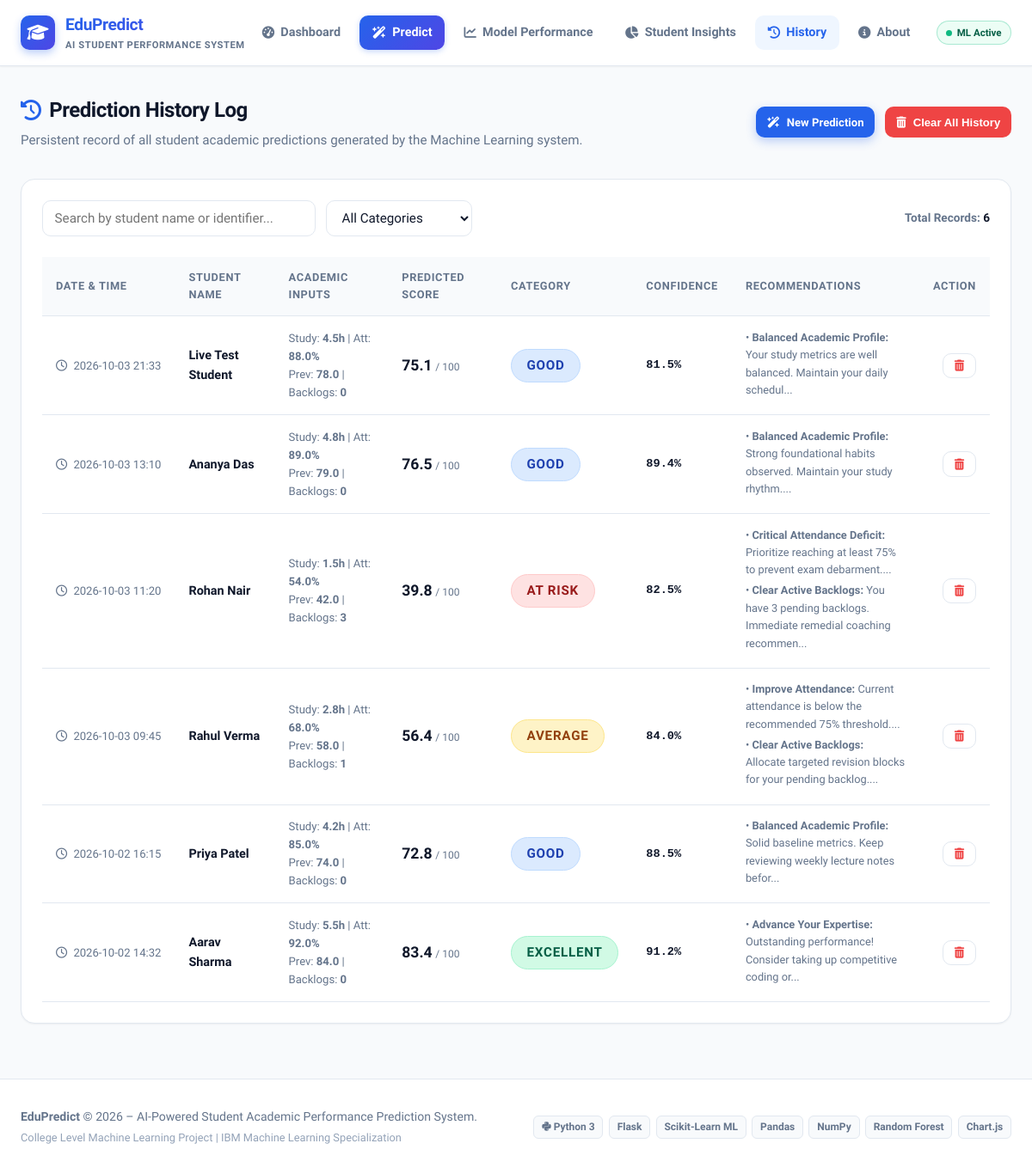
Before: /history with the older database file.
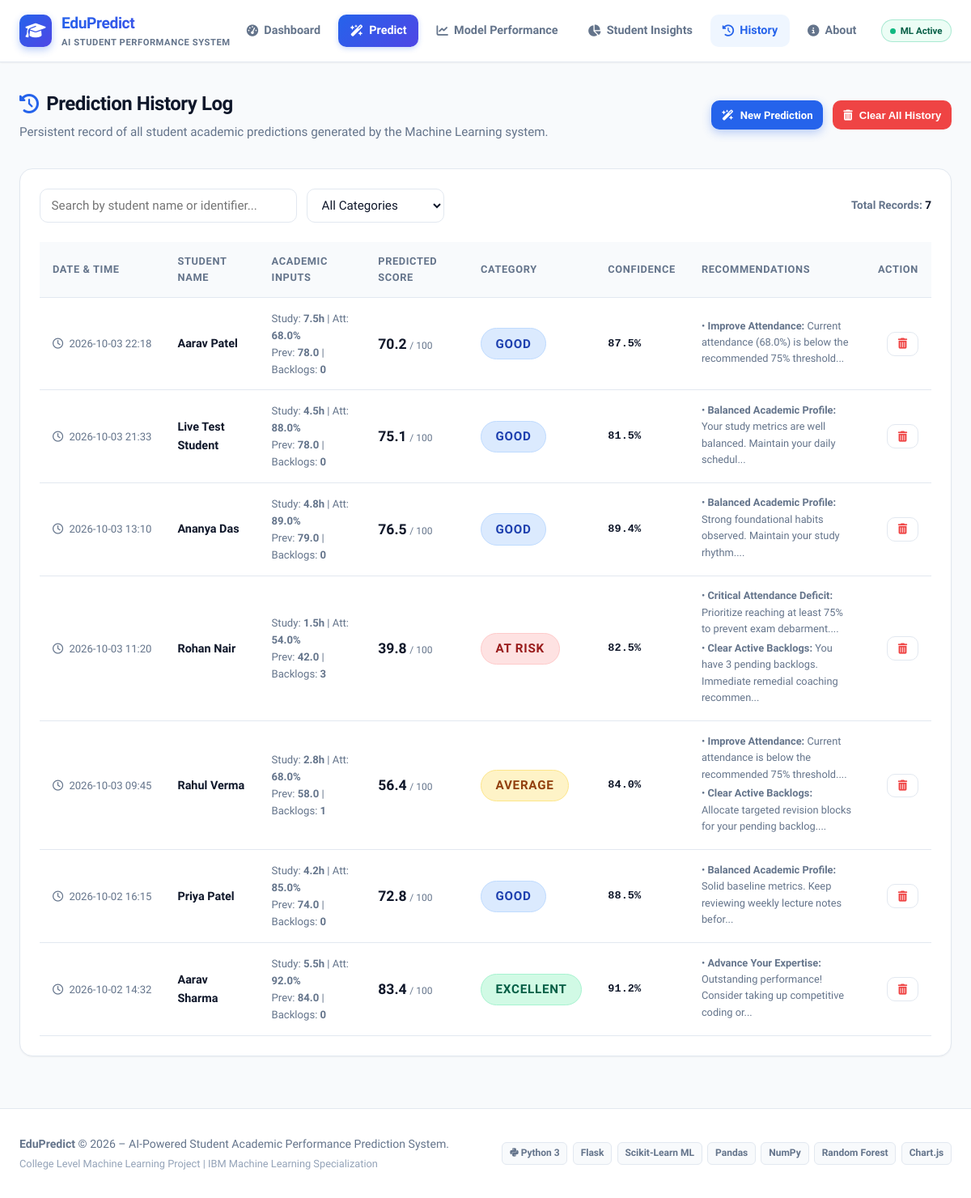
After: the same page with the newer database file.
### tables this page shows
CREATE TABLE predictions (
            id INTEGER PRIMARY KEY AUTOINCREMENT,
            student_name TEXT NOT NULL,
            created_at TEXT NOT NULL,
            study_hours REAL NOT NULL,
            attendance REAL NOT NULL,
            previous_score REAL NOT NULL,
            assignment_completion REAL NOT NULL,
            sleep_hours REAL NOT NULL,
            class_participation REAL NOT NULL,
            backlogs INTEGER NOT NULL,
            internet_availability TEXT NOT NULL,
            device_availability TEXT NOT NULL,
            extracurricular_activity TEXT NOT NULL,
            parental_support TEXT NOT NULL,
            predicted_score REAL NOT NULL,
            category TEXT NOT NULL,
            confidence REAL NOT NULL,
            recommendations_json TEXT NOT NULL
        );

### app.py (the view)
@app.route('/history')
def history_page():
    predictions = database.get_all_predictions(limit=200)
    return render_template('history.html', predictions=predictions)

### database.py (called while the page is built, shortened)
def get_db_path():
    return os.path.join(os.path.dirname(__file__), 'data', 'edupredict.db')

def get_db_connection():
    db_path = get_db_path()
    os.makedirs(os.path.dirname(db_path), exist_ok=True)
    conn = sqlite3.connect(db_path)
    conn.row_factory = sqlite3.Row
    return conn

def get_all_predictions(limit=100):
    conn = get_db_connection()
    cursor = conn.cursor()
    cursor.execute('SELECT * FROM predictions ORDER BY id DESC LIMIT ?', (limit,))
    rows = cursor.fetchall()
    results = []
    for r in rows:
        item = dict(r)
        try:
            item['recommendations'] = json.loads(item['recommendations_json'])
        except Exception:
            item['recommendations'] = []
        results.append(item)
    conn.close()
    return results

### templates/history.html (shortened to what this page needs)
{% extends "base.html" %}
{% block content %}
<div class="section-header" style="margin-bottom: 2rem;">
    <div>
        <h1 class="section-title"><i class="fa-solid fa-clock-rotate-left" style="color: var(--primary);"></i> Prediction History Log</h1>
        <p class="section-desc">Persistent record of all student academic predictions generated by the Machine Learning system.</p>
    </div>
    <div style="display: flex; gap: 0.75rem;">
        <a href="{{ url_for('predict_page') }}" class="btn btn-primary btn-sm">
            <i class="fa-solid fa-wand-magic-sparkles"></i> New Prediction
        </a>
        {% if predictions %}
        <button type="button" id="btnClearAllHistory" class="btn btn-danger btn-sm">
            <i class="fa-solid fa-trash-can"></i> Clear All History
        </button>
        {% endif %}
    </div>
</div>
<div class="card">
    <div style="display: flex; justify-content: space-between; align-items: center; margin-bottom: 1.5rem; flex-wrap: wrap; gap: 1rem;">
        <div style="display: flex; gap: 0.75rem; flex: 1; max-width: 500px;">
            <input type="text" id="historySearchInput" class="form-control" placeholder="Search by student name or identifier...">
            <select id="historyCategorySelect" class="form-control" style="max-width: 170px;">
                <option value="">All Categories</option>
            </select>
        </div>
        <div style="font-size: 0.85rem; color: var(--text-muted); font-weight: 600;">
            Total Records: <strong style="color: var(--text-main);">{{ predictions|length }}</strong>
        </div>
    </div>
    {% if predictions %}
    <div class="table-responsive">
        <table class="table" id="historyTable">
            <thead>
                <tr>
                    <th>Date & Time</th>
                    <th>Student Name</th>
                    <th>Academic Inputs</th>
                    <th>Predicted Score</th>
                    <th>Category</th>
                    <th>Confidence</th>
                    <th>Recommendations</th>
                    <th style="text-align: right;">Action</th>
                </tr>
            </thead>
            <tbody>
                {% for pred in predictions %}
                <tr id="pred-row-{{ pred.id }}" class="history-table-row" data-name="{{ pred.student_name }}" data-category="{{ pred.category }}">
                    <td style="color: var(--text-muted); font-size: 0.82rem; white-space: nowrap;">
                        <i class="fa-regular fa-clock" style="margin-right: 0.25rem;"></i> {{ pred.created_at }}
                    </td>
                    <td>
                        <strong>{{ pred.student_name }}</strong>
                    </td>
                    <td style="font-size: 0.82rem; color: var(--text-muted);">
                        Study: <strong>{{ pred.study_hours }}h</strong> | Att: <strong>{{ pred.attendance }}%</strong><br>
                        Prev: <strong>{{ pred.previous_score }}</strong> | Backlogs: <strong>{{ pred.backlogs }}</strong>
                    </td>
                    <td>
                        <strong style="font-size: 1.1rem; color: var(--text-main);">{{ pred.predicted_score }}</strong> <span style="font-size: 0.75rem; color: var(--text-muted);">/ 100</span>
                    </td>
                    <td>
                        {% if pred.category == 'Excellent' %}
                            <span class="badge badge-success">{{ pred.category }}</span>
                        {% elif pred.category == 'Good' %}
                            <span class="badge badge-primary">{{ pred.category }}</span>
                        {% elif pred.category == 'Average' %}
                            <span class="badge badge-warning">{{ pred.category }}</span>
                        {% else %}
                            <span class="badge badge-danger">{{ pred.category }}</span>
                        {% endif %}
                    </td>
                    <td style="font-weight: 700; font-size: 0.85rem; font-family: monospace;">
                        {{ pred.confidence }}%
                    </td>
                    <td style="max-width: 280px; font-size: 0.8rem; color: var(--text-muted);">
                        {% if pred.recommendations %}
                            {% for rec in pred.recommendations[:2] %}
                                <div style="margin-bottom: 0.2rem;">
                                    &bull; <strong>{{ rec.title }}:</strong> {{ rec.message[:65] }}...
                                </div>
                            {% endfor %}
                        {% else %}
                            <span style="color: var(--text-light);">No issues flagged</span>
                        {% endif %}
                    </td>
                    <td style="text-align: right;">
                        <button type="button" class="btn btn-secondary btn-sm btn-delete-pred" data-id="{{ pred.id }}" title="Delete this prediction record">
                            <i class="fa-solid fa-trash-can" style="color: var(--danger);"></i>
                        </button>
                    </td>
                </tr>
                {% endfor %}
            </tbody>
        </table>
    </div>
    {% endif %}
</div>
{% endblock %}

### templates/base.html (shortened to what this page needs)
<!DOCTYPE html>
<html lang="en">
<head>
    <link rel="stylesheet" href="https://cdnjs.cloudflare.com/ajax/libs/font-awesome/6.5.1/css/all.min.css">
    <link rel="stylesheet" href="{{ url_for('static', filename='css/style.css') }}">
</head>
<body>
    <header class="navbar">
        <div class="nav-container">
            <a href="{{ url_for('index') }}" class="nav-brand">
                <div class="nav-logo-icon">
                    <i class="fa-solid fa-graduation-cap"></i>
                </div>
                <div class="nav-brand-text">
                    <span class="nav-title">EduPredict</span>
                    <span class="nav-tagline">AI Student Performance System</span>
                </div>
            </a>
            <ul class="nav-links">
                <li>
                    <a href="{{ url_for('index') }}" class="nav-link {% if request.path == '/' %}active{% endif %}">
                        <i class="fa-solid fa-gauge-high"></i> Dashboard
                    </a>
                </li>
                <li>
                    <a href="{{ url_for('predict_page') }}" class="nav-link nav-cta-btn {% if request.path == '/predict' %}active{% endif %}">
                        <i class="fa-solid fa-wand-magic-sparkles"></i> Predict
                    </a>
                </li>
                <li>
                    <a href="{{ url_for('model_performance') }}" class="nav-link {% if request.path == '/model-performance' %}active{% endif %}">
                        <i class="fa-solid fa-chart-line"></i> Model Performance
                    </a>
                </li>
                <li>
                    <a href="{{ url_for('student_insights') }}" class="nav-link {% if request.path == '/insights' %}active{% endif %}">
                        <i class="fa-solid fa-chart-pie"></i> Student Insights
                    </a>
                </li>
                <li>
                    <a href="{{ url_for('history_page') }}" class="nav-link {% if request.path == '/history' %}active{% endif %}">
                        <i class="fa-solid fa-clock-rotate-left"></i> History
                    </a>
                </li>
                <li>
                    <a href="{{ url_for('about') }}" class="nav-link {% if request.path == '/about' %}active{% endif %}">
                        <i class="fa-solid fa-circle-info"></i> About
                    </a>
                </li>
                <li>
                    <span class="nav-badge" title="Trained Ensemble Model Online">
                        <span class="pulse-dot"></span> ML Active
                    </span>
                </li>
            </ul>
        </div>
    </header>
    <main class="main-wrapper">
        {% block content %}{% endblock %}
    </main>
    <footer class="footer">
        <div class="footer-inner">
            <div>
                <strong>EduPredict</strong> &copy; 2026 – AI-Powered Student Academic Performance Prediction System.
                <div style="font-size: 0.8rem; color: var(--text-light); margin-top: 0.2rem;">
                    College Level Machine Learning Project | IBM Machine Learning Specialization
                </div>
            </div>
            <div class="footer-tech-tags">
                <span class="tech-tag"><i class="fa-brands fa-python"></i> Python 3</span>
                <span class="tech-tag">Flask</span>
                <span class="tech-tag">Scikit-Learn ML</span>
                <span class="tech-tag">Pandas</span>
                <span class="tech-tag">NumPy</span>
                <span class="tech-tag">Random Forest</span>
                <span class="tech-tag">Chart.js</span>
            </div>
        </div>
    </footer>
</body>
</html>

Changed rows visible on the page:
added predictions: created_at "2026-10-03 22:18", student_name "Aarav Patel", study_hours "7.5", attendance "68.0", previous_score "78.0", backlogs "0", predicted_score "70.2", category "GOOD", confidence "87.5", title "Improve Attendance", message "Current attendance (68.0%) is below the recommended 75% threshold"
Other visible differences:
{{ predictions|length }}: "6" → "7"
